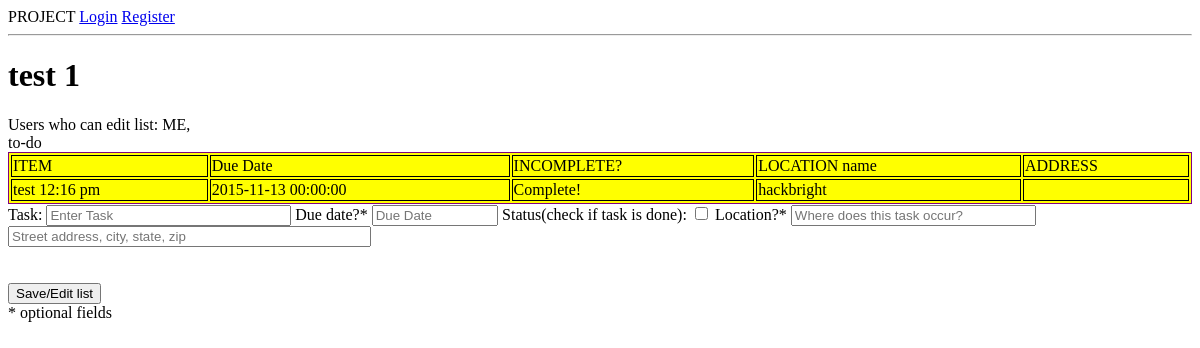
The page /lists/120 on the database as committed earlier.
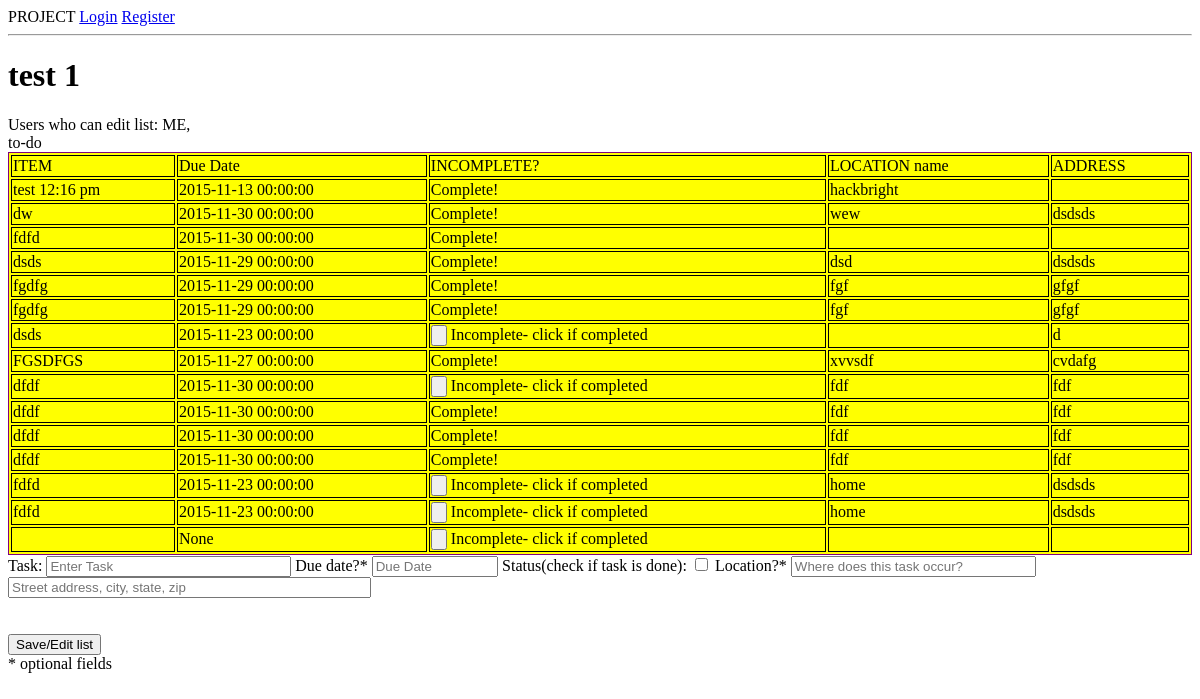
The same page on the database as committed later.
### model.py (models this page shows, shortened)
class List(db.Model):
    __tablename__ = "lists"
    list_id = db.Column(db.Integer, autoincrement=True, primary_key=True)
    name = db.Column(db.String(20), nullable=False)
    list_type = db.Column(db.String(20))
    due_date_list = db.Column(db.DateTime, nullable=True)
    list_location_name = db.Column(db.String(50), nullable=True)
    list_location_address = db.Column(db.String(100), nullable=True)
    created_by = db.Column(db.String(50), nullable = False)

class Group(db.Model):
    __tablename__ = "groups"
    group_id = db.Column(db.Integer, autoincrement=True, primary_key=True)
    user_id = db.Column(db.Integer,db.ForeignKey('users.user_id'))
    list_id = db.Column(db.Integer,db.ForeignKey('lists.list_id'))
    permission = db.Column(db.Boolean, nullable = False, default = True)
    user = db.relationship("User",
                           backref=db.backref("groups"))
    checklist = db.relationship("List",
                            backref=db.backref("groups"))
    def __repr__(self):
        return "Group ID: {}, User ID: {}, List ID: {}".format(self.group_id,
                                                                self.user_id,
                                                                self.list_id,
                                                                self.permission)

class User(db.Model):
    __tablename__ = "users"
    user_id = db.Column(db.Integer, autoincrement=True, primary_key=True)
    name=db.Column(db.String(20), nullable=False)
    email = db.Column(db.String(64), nullable=False)
    password = db.Column(db.String(64), nullable=False)
    mobile = db.Column(db.Integer, nullable=False)
    user_location_name = db.Column(db.String, nullable = True)
    user_location_address = db.Column(db.String(100), nullable = True)

class To_Do(db.Model):
    __tablename__ = "to_dos"
    to_do_id = db.Column(db.Integer, autoincrement=True, primary_key=True)
    list_id = db.Column(db.Integer, db.ForeignKey('lists.list_id'))
    item = db.Column(db.String(64), nullable=False)
    due_date_todo = db.Column(db.DateTime, nullable=True)
    status_notdone = db.Column(db.Boolean, nullable=False, default=True)
    todo_location_name = db.Column(db.String(100), nullable=True)
    todo_location_address = db.Column(db.String(100), nullable=True)
    list_todo = db.relationship("List",
                                backref=db.backref("to_dos"))

### server.py (the view)
@app.route('/lists/<int:list_id>')
def lists(list_id):
    this_list = List.query.filter_by(list_id=list_id).one()
    permissions = Group.query.filter_by(list_id=list_id).all()
    print permissions
    list_type = this_list.list_type
    print list_type
    return render_template("list_items.html", this_list=this_list,
                                            permissions=permissions,
                                            list_type=list_type)

### templates/list_items.html (shortened to what this page needs)
{% extends 'base.html' %}
{% block content %}
<div id="list-items" data-type="{{ this_list.list_type }}">
    <h1 id="list-items-title">{{this_list.name}}</h1>
    <div id="list_permissions">
        Users who can edit list:
        {% for user in permissions %}
            {{ user.user.name }},
        {% endfor %}
    </div>
    {% if this_list.list_type=='to-do' %}
            to-do <br>
        <div id="todo_list">
            <table id="listItemsTable">
                <thead><tr>
                    <td>ITEM</td>
                    <td>Due Date</td>
                    <td>INCOMPLETE?</td>
                    <td>LOCATION name</td>
                    <td>ADDRESS</td>
                </thead>
                <tbody>
                    {% for item in this_list.to_dos %}
                        <div class="todo_item">
                            <tr>
                                <td>{{ item.item }}</td>
                                <td>{{ item.due_date_todo }}</td>
                                <td>
                                    {% if item.status_notdone==True %}
                                        <input type="button" class="doneButton" data-listtype="ToDo" name="status_done" id="{{ item.to_do_id }}">
                                        Incomplete- click if completed
                                    {% else %}
                                        Complete!
                                    {% endif %}</td>
                                <td>{{ item.todo_location_name }}</td>
                                <td>{{ item.todo_location_address }}</td>
                            </tr>
                        </div>
                    {% endfor %}
                </tbody>
            </table>
        </div>
        <div class="todo_item">
            <form id="new-todo-item" style="none;" action="/new_todo/{{ this_list.list_id }}" method="POST">
                <div id = "item-wrapper">
                    <div class="todo_field">
                        Task:
                        <input type="text" class="list_row" name="item" placeholder="Enter Task" style="width: 20%;">
                        Due date?*
                        <input type="text" name="due_date_todo" class="datepicker" placeholder="Due Date" style="width:10%">
                       Status(check if task is done):
                        <input type="checkbox" class="list_row" name="status_notdone">
                       Location?*
                        <input type="text" name="todo_location_name" placeholder="Where does this task occur?" style="width:20%">
                        <input type="text" name="todo_location_address" placeholder="Street address, city, state, zip" style="width:30%"><br><br>
                     </div>
                </div><br>
                <input type="submit" name="todo" id="formSubmitId" value="Save/Edit list"></input><br>
                * optional fields
            </form>
        </div>
    {% endif %}
</div>
{% endblock %}

### templates/base.html (shortened to what this page needs)
<!doctype html>
<html>
<head>
  <link rel="stylesheet" href="//code.jquery.com/ui/1.11.4/themes/smoothness/jquery-ui.css">
  <link rel="stylesheet" href="/static/css/mycss.css">
</head>
<body>
PROJECT
{% if "user_id" in session %}
    <a href="/logout">Logout</a>
{% else %}
    <a href="/login">Login</a>
    <a href="/register">Register</a>
{% endif %}
<hr>
{% block content %}
{% endblock %}
</body>
</html>

### static/css/mycss.css (style rules this page uses)
#listItemsTable { border : 1px solid purple; width : 100%; background-color: yellow; }
tr,td { border : 1px solid black; }

Rows that differ between the two databases and show on the page:
added To_Do: item "dw", due_date_todo "2015-11-30 00:00:00", status_notdone "Complete!", todo_location_name "wew", todo_location_address "dsdsds"
added To_Do: item "fdfd", due_date_todo "2015-11-30 00:00:00", status_notdone "Complete!"
added To_Do: item "dsds", due_date_todo "2015-11-29 00:00:00", status_notdone "Complete!", todo_location_name "dsd", todo_location_address "dsdsds"
added To_Do: item "fgdfg", due_date_todo "2015-11-29 00:00:00", status_notdone "Complete!", todo_location_name "fgf", todo_location_address "gfgf"
added To_Do: item "fgdfg", due_date_todo "2015-11-29 00:00:00", status_notdone "Complete!", todo_location_name "fgf", todo_location_address "gfgf"
added To_Do: item "dsds", due_date_todo "2015-11-23 00:00:00", todo_location_address "d"
added To_Do: item "FGSDFGS", due_date_todo "2015-11-27 00:00:00", status_notdone "Complete!", todo_location_name "xvvsdf", todo_location_address "cvdafg"
added To_Do: item "dfdf", due_date_todo "2015-11-30 00:00:00", todo_location_name "fdf", todo_location_address "fdf"
added To_Do: item "dfdf", due_date_todo "2015-11-30 00:00:00", status_notdone "Complete!", todo_location_name "fdf", todo_location_address "fdf"
added To_Do: item "dfdf", due_date_todo "2015-11-30 00:00:00", status_notdone "Complete!", todo_location_name "fdf", todo_location_address "fdf"
added To_Do: item "dfdf", due_date_todo "2015-11-30 00:00:00", status_notdone "Complete!", todo_location_name "fdf", todo_location_address "fdf"
added To_Do: item "fdfd", due_date_todo "2015-11-23 00:00:00", todo_location_name "home", todo_location_address "dsdsds"
added To_Do: item "fdfd", due_date_todo "2015-11-23 00:00:00", todo_location_name "home", todo_location_address "dsdsds"
added To_Do: due_date_todo "None"
